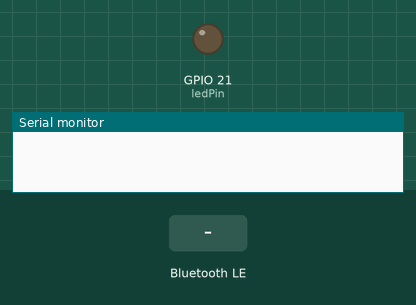
This sketch was run on a simulated Seeed XIAO ESP32-S3. On the bench: output pins drawn as LEDs (lit = HIGH), the last lines printed to the serial monitor. Inputs (shaded band) come from the test bench. Nothing arrives over Bluetooth unless stated; a phone connects over Bluetooth LE 3 s after start.

Above: at 1.2 s.
1.3 s: Bluetooth LE write "0" received
At 2.3 s:
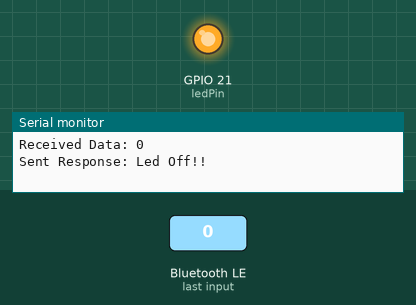
2.8 s: Bluetooth LE write "1" received
At 3.4 s:
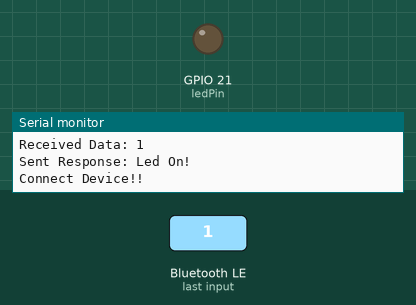
Timing chart, 0 to 5.8 s (numbered marks = the images above; inputs shaded):
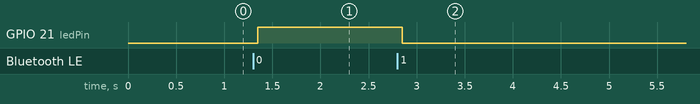

Measured:
- after the input at 1.3 s, GPIO 21 (ledPin): LOW → HIGH after 0.05 s
- after the input at 2.8 s, GPIO 21 (ledPin): HIGH → LOW after 0.05 s

The sketch:

sketch_aug12b.ino
```cpp
#include <BLEDevice.h>
#include <BLEUtils.h>
#include <BLE2902.h>
#include <BLEServer.h>
#include <Arduino.h>

#define bleServerName "XIAOESP32S3_BLE"
const int ledPin = LED_BUILTIN;

BLECharacteristic *pCharacteristic;
BLECharacteristic *pWriteCharacteristic;
bool deviceConnected = false;
String responseData;

class MyServerCallbacks: public BLEServerCallbacks {
  void onConnect(BLEServer* pServer) {
    deviceConnected = true;
    Serial.println("Connect Device!!");
  };

  void onDisconnect(BLEServer* pServer) {
    deviceConnected = false;
    Serial.println("Disconnect Device!!");
  }
};

class MyCallbacks: public BLECharacteristicCallbacks {
  void onWrite(BLECharacteristic *pCharacteristic) {
    String value = pCharacteristic->getValue().c_str();
    if (value.length() > 0) {
      Serial.print("Received Data: ");
      Serial.println(value);

      if (value == "1") {
        ledOn();
      }else if(value == "0"){
        ledOff();
      } else {
        responseData = "Undefined";
      }

      // Gelen mesaja göre cevap ver
      pCharacteristic->setValue(responseData.c_str());
      pCharacteristic->notify();

      Serial.print("Sent Response: ");
      Serial.println(responseData);
    }
  }

  void ledOn(){
    digitalWrite(ledPin,LOW);
    responseData = "Led On!";
  }

  void ledOff(){
    digitalWrite(ledPin, HIGH);
    responseData = "Led Off!!";
  }
};

void setup() {
  Serial.begin(115200);

  pinMode(ledPin,OUTPUT);

  BLEDevice::init(bleServerName);
  BLEServer *pServer = BLEDevice::createServer();
  pServer->setCallbacks(new MyServerCallbacks());

  BLEService *pService = pServer->createService(BLEUUID((uint16_t)0x181A));

  pWriteCharacteristic = pService->createCharacteristic(
    BLEUUID((uint16_t)0x2A59),
    BLECharacteristic::PROPERTY_READ |
    BLECharacteristic::PROPERTY_WRITE
  );

  pWriteCharacteristic->setCallbacks(new MyCallbacks());

  pCharacteristic = pService->createCharacteristic(
    BLEUUID((uint16_t)0x2A56),
    BLECharacteristic::PROPERTY_NOTIFY
  );
  pCharacteristic->addDescriptor(new BLE2902());

  pService->start();
  BLEAdvertising *pAdvertising = BLEDevice::getAdvertising();
  pAdvertising->addServiceUUID(pService->getUUID());
  pAdvertising->setScanResponse(true);
  pAdvertising->setMinPreferred(0x0);
  pAdvertising->setMinPreferred(0x1F);
  BLEDevice::startAdvertising();
}

void loop() {

}
```
